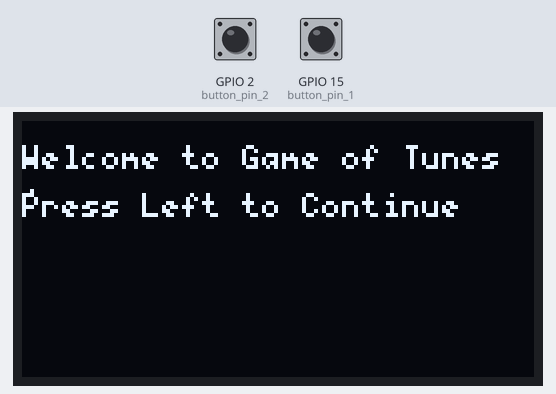
Bench run of a sketch on a simulated ESP32. Shown: 128×64 one-colour display. The test bench sets the inputs (shaded band); at power-on: GPIO 15 (button_pin_1) HIGH, GPIO 2 (button_pin_2) HIGH. WiFi joins after 1.5 s; servers stay silent unless stated; uploads are accepted with an empty reply; what the sketch prints to the serial monitor is not drawn.

Above: at 5.3 s.
5.4 s: GPIO 15 (button_pin_1) pulled LOW for 0.15 s
At 6.3 s:
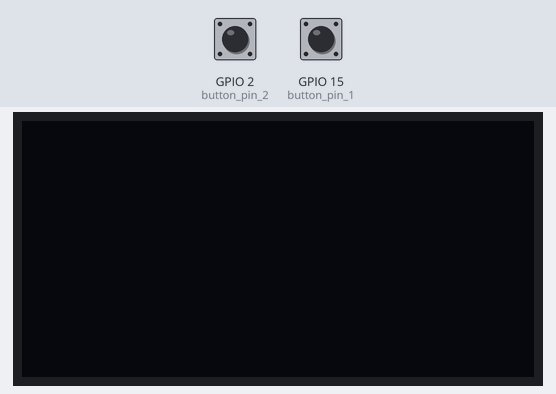
7.2 s: GPIO 2 (button_pin_2) pulled LOW for 3.2 s
At 8.5 s:
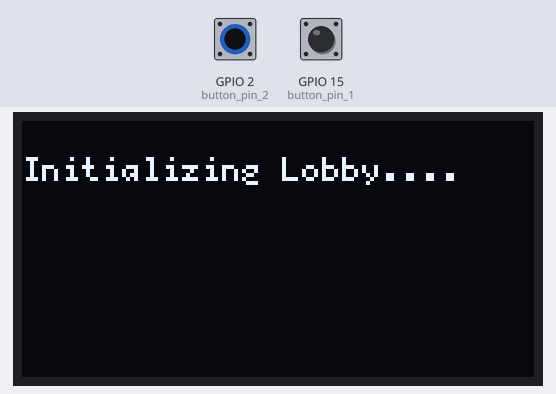
11.9 s: GPIO 15 (button_pin_1) pulled LOW for 1 s
At 13.3 s:
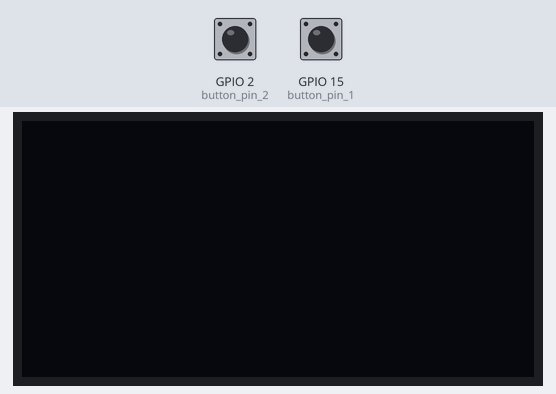
14.4 s: GPIO 2 (button_pin_2) pulled LOW for 0.15 s
At 17.3 s:
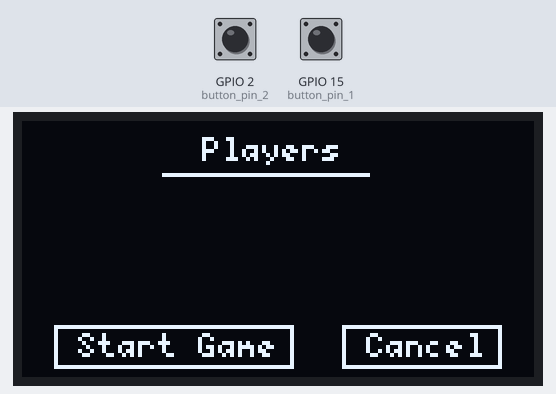
17.5 s: GPIO 15 (button_pin_1) pulled LOW for 0.15 s
At 18.7 s:
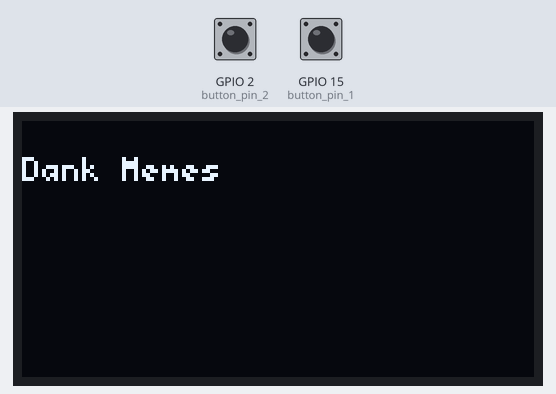
Timing chart, 0 to 20.3 s (numbered marks = the images above; inputs shaded):
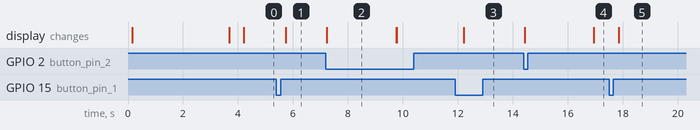

The sketch:

Player_shards.ino
```cpp
#include <U8g2lib.h>
#include <WiFi.h>
#define SCREEN U8G2_SH1106_128X64_NONAME_F_4W_HW_SPI

const int response_timeout = 6000; //ms to wait for response from host
const int button_pin_1 = 15;
const int button_pin_2 = 2;
unsigned long timer;

#define SCREEN_HEIGHT 64
#define SCREEN_WIDTH 148

SCREEN oled(U8G2_R0, 5, 17,16);
int old_reading; //for remember button value and detecting edges

int state;
int input;
String op;
String op_2;
String user_1;
String user_2;
String user_3;

#define intro_screen 0
#define username 1
#define transition 2
#define lobby 3
#define game_screen 4

void setup(){
    Serial.begin(115200); //begin serial
    delay(100); //wait a bit (100 ms)
    WiFi.begin("iPhone (3)", "team32-1"); //attempt to connect to wifi
    oled.begin();     // initialize the OLED
    oled.clearBuffer();    //clear the screen contents
    oled.setFont(u8g2_font_5x7_tf);  //set font on oled
    oled.setCursor(0,15); //set cursor
    oled.print("Starting"); //print starting message
    oled.sendBuffer(); //send it (so it displays)
    int count = 0; //count used for Wifi check times
    while (WiFi.status() != WL_CONNECTED && count<6) {
      delay(500);
      Serial.print(".");
      count++;
    }
    delay(2000);
    if (WiFi.isConnected()) { //if we connected then print our IP, Mac, and SSID we're on
      Serial.println(WiFi.localIP().toString() + " (" + WiFi.macAddress() + ") (" + WiFi.SSID() + ")");
      oled_print("All Connected");
      delay(500);
    } else { //if we failed to connect just ry again.
      Serial.println(WiFi.status());
      ESP.restart(); // restart the ESP
    }
    timer= millis();
    pinMode(button_pin_1,INPUT_PULLUP);
    pinMode(button_pin_2,INPUT_PULLUP);
    state = 0;
    input = 0;
}


void loop(){
  int b_value_1 = digitalRead(button_pin_1);
  int b_value_2 = digitalRead(button_pin_2);
  if (b_value_1) {
    input = 0;
  }
  else {
    input = 1;
  }
  if (b_value_2) {
    input = 0;
  }
  else {
    input = 1;
  }

  switch (state) {
    case intro_screen:
        oled.clearBuffer();
        oled.setFont(u8g2_font_5x7_tf);  //set font on oled
        pretty_print(0, 12, "Welcome to Game of Tunes!", 6, 11, 0, oled);
        pretty_print(0, 24, "Press Left to Continue", 6, 11, 0, oled);
        oled.sendBuffer();
        if (!b_value_1){
          state = username;
          oled.clearBuffer();
          do_POST();
          oled.sendBuffer();
        }

    break;

    case username:
        if (!b_value_2) {
          timer = millis();
          state = transition;
        }

    break;

    case transition:
    oled.setFont(u8g2_font_5x7_tf);
    oled_print("Initializing Lobby....");
      if (millis() - timer > 2250) {
        state = lobby;
        timer = millis();
      }
    break;

    case lobby:
      printinfo();
      oled.setFont(u8g2_font_5x7_tf);
      oled.clearBuffer();
      pretty_print(45, 10, "Players" , 6, 11, 0, oled);
      oled.drawHLine(35, 13, 52);
      user_1 = parse_leaderboard(op_2, 1);
      user_2 = parse_leaderboard(op_2, 2);
      user_3 = parse_leaderboard(op_2, 3);

      pretty_print(40, 24, user_1.substring(3,user_1.length()-1), 6, 11, 0, oled);
      pretty_print(40, 35, user_2.substring(2,user_2.length()-1), 6, 11, 0, oled);
      pretty_print(40, 46, user_3.substring(2,user_3.length()-2), 6, 11, 0, oled);

      oled.drawFrame(8, 51, 60, 11);
      oled.drawFrame(80, 51, 40, 11);
      pretty_print(14, 59, "Start Game", 6, 11, 0, oled);
      pretty_print(86, 59, "Cancel", 6, 11, 0, oled);

      oled.sendBuffer();

      if (!b_value_2) {
        state = intro_screen;
      }
      if (!b_value_1) {
        state = game_screen;
      }
    break;

    case game_screen:
    oled_print("Dank Memes");

    if (!b_value_2) {
      state = intro_screen;
    }

    break;
  }
}

String parse_leaderboard(String text,int index_of_commma) {
  int comma_counter = 0;
  for (int i = 0; i < text.length(); i++) {
    if (text.substring(i,i+1) == ",") {
      comma_counter += 1;
    }
    if (comma_counter == index_of_commma) {
      return text.substring(i+1, text.indexOf(",", i+1));
    }
  }
  return "";
}

//helper function to encapsulate basic printing actions
void oled_print(String input){
  oled.clearBuffer();
  oled.setCursor(0,15);
  oled.print(input);
  oled.sendBuffer();     // update the screen
}


void do_POST(){
  WiFiClient client; //instantiate a client object
  if (client.connect("iesc-s1.mit.edu", 80)) { //try to connect to class server
    // This will send the request to the server
    // If connected, fire off HTTP GET:
    String thing = "user=Elorm&shard_x=4&shard_y=21";
    client.println("POST /608dev/sandbox/hieutan/finalproject/final_project_shards.py HTTP/1.1");
    client.println("Host: iesc-s1.mit.edu");
    client.println("Content-Type: application/x-www-form-urlencoded");
    client.println("Content-Length: " + String(thing.length()));
    client.print("\r\n");
    client.print(thing);
    unsigned long count = millis();
    while (client.connected()) { //while we remain connected read out data coming back
      String line = client.readStringUntil('\n');
      Serial.println(line);
      if (line == "\r") { //found a blank line!
        //headers have been received! (indicated by blank line)
        break;
      }
      if (millis()-count>response_timeout) break;
    }
    count = millis();
    op = "";
    while (client.available()) { //read out remaining text (body of response)
      op+=(char)client.read();
    }
    oled.setFont(u8g2_font_px437wyse700b_mf);
    pretty_print(10, 25, op.substring(0,7), 6, 11, 0, oled);
    pretty_print(10, 45, op.substring(7,op.length()), 6, 11, 0, oled);
    Serial.println(op);
    client.stop();
    Serial.println();
    Serial.println("-----------");
  }else{
    Serial.println("connection failed");
    Serial.println("wait 0.5 sec...");
    client.stop();
    delay(300);
  }
}

void printinfo() {
  WiFiClient client; //instantiate a client object
    if (client.connect("iesc-s1.mit.edu", 80)) {
      client.println("GET http://iesc-s1.mit.edu/608dev/sandbox/hieutan/finalproject/final_project_shards.py HTTP/1.1");
      client.println("Host: iesc-s1.mit.edu");
      client.print("\r\n");
    unsigned long count = millis();
      while (client.connected()) { //while we remain connected read out data coming back (Header portion)
      String line = client.readStringUntil('\n');
      Serial.println(line);
      if (line == "\r") { //found a blank line!
        //headers have been received! (indicated by blank line) --> seperates the header from the body
        break;
      }
      if (millis()-count>response_timeout) break;
      }
      count = millis();
      op_2 = ""; //create empty String object
      while (client.available()) { //read out remaining text (body of response)
        op_2+=(char)client.read();
      }
      Serial.println(op_2);
      client.stop();
      Serial.println();
      Serial.println("----------");
    }else {
    Serial.println("connection failed");
    Serial.println("wait 0.5 sec...");
    client.stop();
    }
}

void pretty_print(int startx, int starty, String input, int fwidth, int fheight, int spacing, SCREEN &display) {
  int q = 0;
  int count = 0;
  display.setCursor(startx,starty);
  for (q = 0; q < input.length(); q++) {
    if (count+startx+fwidth > SCREEN_WIDTH) {
      starty = starty+fheight+spacing;
      display.setCursor(startx,starty);
      count = 0;
    }
    if (input.substring(q,q+1) == "\n") {
      starty = starty+fheight+spacing;
      display.setCursor(startx,starty);
      count = 0;
    }
    if (starty > SCREEN_HEIGHT) {
      break;
    }
    count = count + fwidth;
    display.print(input.substring(q,q+1));
  }
}
```

Measured:
- after the input at 5.4 s, the display: changes after 0.33 s (image 1)
- after the input at 7.2 s, the display: changes at once (image 2)
- after the input at 11.9 s, the display: changes after 0.32 s (image 3)
- after the input at 14.4 s, the display: first changes at once (image 4 shows a later state)
- after the input at 17.5 s, the display: changes after 0.35 s (image 5)
- what the display in image 2 shows lasts 2.6 s, from 7.2 s to 9.8 s
